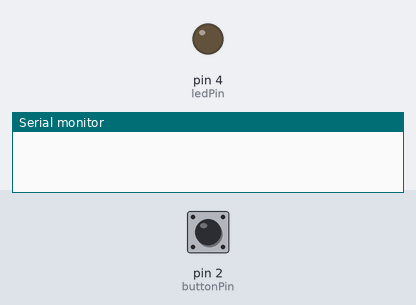
The sketch below on a simulated Arduino Uno, built with avr-gcc and run on an emulated ATmega328P. Shown: output pins drawn as LEDs (lit = HIGH), the last lines printed to the serial monitor. Dashed ring = blinking. The inputs (shaded band) are chosen by the test bench; at power-on: pin 2 (buttonPin) LOW.

Above: at 1.2 s.
1.3 s: pin 2 (buttonPin) pulled HIGH for 0.15 s
At 2.6 s:
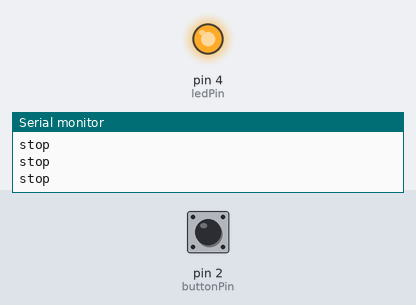
2.9 s: pin 2 (buttonPin) pulled HIGH for 3.2 s
At 3.06 s:
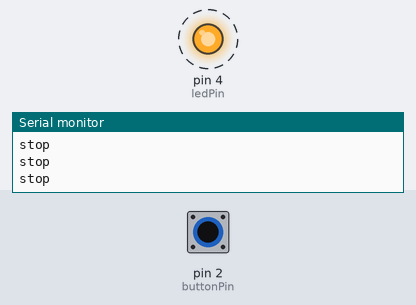
7.6 s: pin 2 (buttonPin) pulled HIGH for 1 s
At 9.2 s:
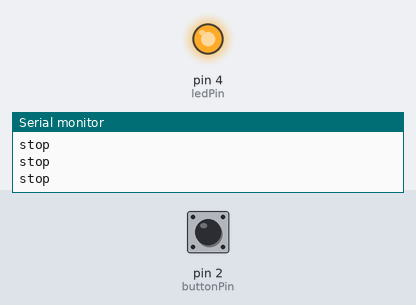
Timing chart, 0 to 10.7 s (numbered marks = the images above; inputs shaded):
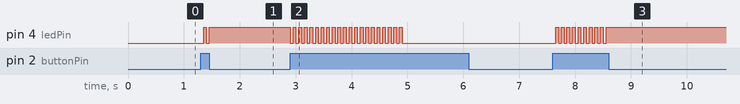

The sketch:

youbot_stop_switch.ino
```cpp
int buttonPin = 2;
int ledPin = 4;
int counterMax = 0;
int counter;
int stopDelay = 100;
int resetTime = 2000;

bool buttonPressed = false;
bool ledLit = false;

enum states { standBy, triggered, reset };
states state;

void setup()
{
  pinMode(buttonPin, INPUT);
  pinMode(ledPin, OUTPUT);

  counterMax = resetTime/stopDelay;
  counter = 0;
  state = standBy;

  //Initialize serial and wait for port to open:
  Serial.begin(9600);
}

void loop ()
{
  // Just read the button
  if (digitalRead(buttonPin))
  {
    buttonPressed = true;
  }
  else
  {
    buttonPressed = false;
  }

  // Check the state machine
  switch(state)
  {
    // Case, when the button is not pressed and all is good
    case standBy:
    {
      if (buttonPressed)
      {
        state = triggered;
        break;
      }
      delay(5);
    }
    break;

    // Case, when button WAS pressed
    case triggered:
    {
      // Send out the stopping signal
      Serial.println("stop");

      // Turn on the indicator LED
      if (ledLit == false)
        digitalWrite(ledPin, HIGH);

      // If button is held down for 5 seconds while the state is "triggered", the system is reset
      if (buttonPressed)
      {
        if (counter >= counterMax)
        {
          state = reset;
          counter = 0;
          digitalWrite(ledPin, LOW);
          break;
        }
        else
        {
          counter++;
        }

        // Dim the LED when the button is held down
        digitalWrite(ledPin, LOW);
        delay(stopDelay/2);
        digitalWrite(ledPin, HIGH);
        delay(stopDelay/2);
      }
      else
      {
        counter = 0;
        delay(stopDelay);
      }
    }
    break;

    // Case, when button was triggered, then held 5 sec down
    case reset:
    {
      if (buttonPressed == false)
        state = standBy;
        delay(500);
    }
    break;
  }
}
```

Measured:
- after the input at 1.3 s, pin 4 (ledPin): LOW → HIGH after 0.05 s, → LOW 0.05 s later, → HIGH 0.05 s later
- after the input at 2.9 s, pin 4 (ledPin): alternates HIGH for 0.05 s and LOW for 0.05 s, 41 changes in all, then stays LOW, starting at once
- after the input at 7.6 s, pin 4 (ledPin): alternates HIGH for 0.05 s and LOW for 0.05 s, 19 changes in all, then stays HIGH, starting after 0.05 s
